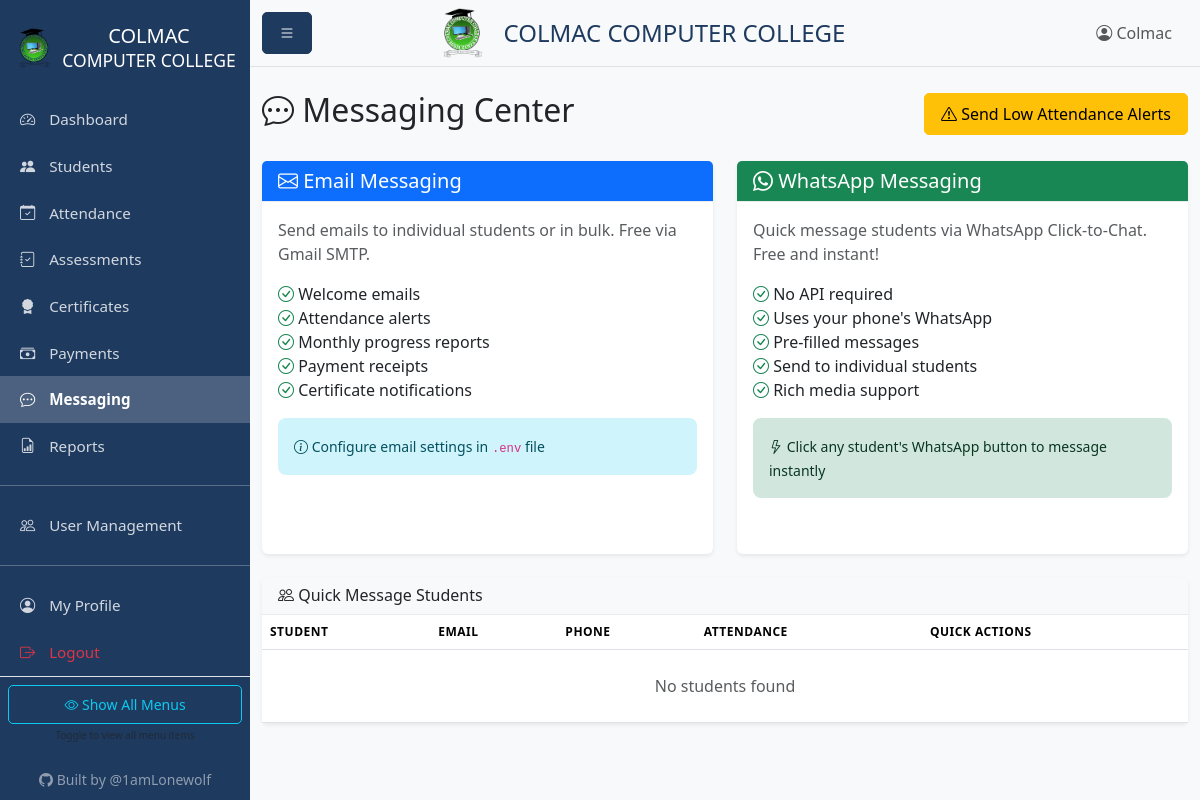
Before: /messaging (signed in) with the older database file.
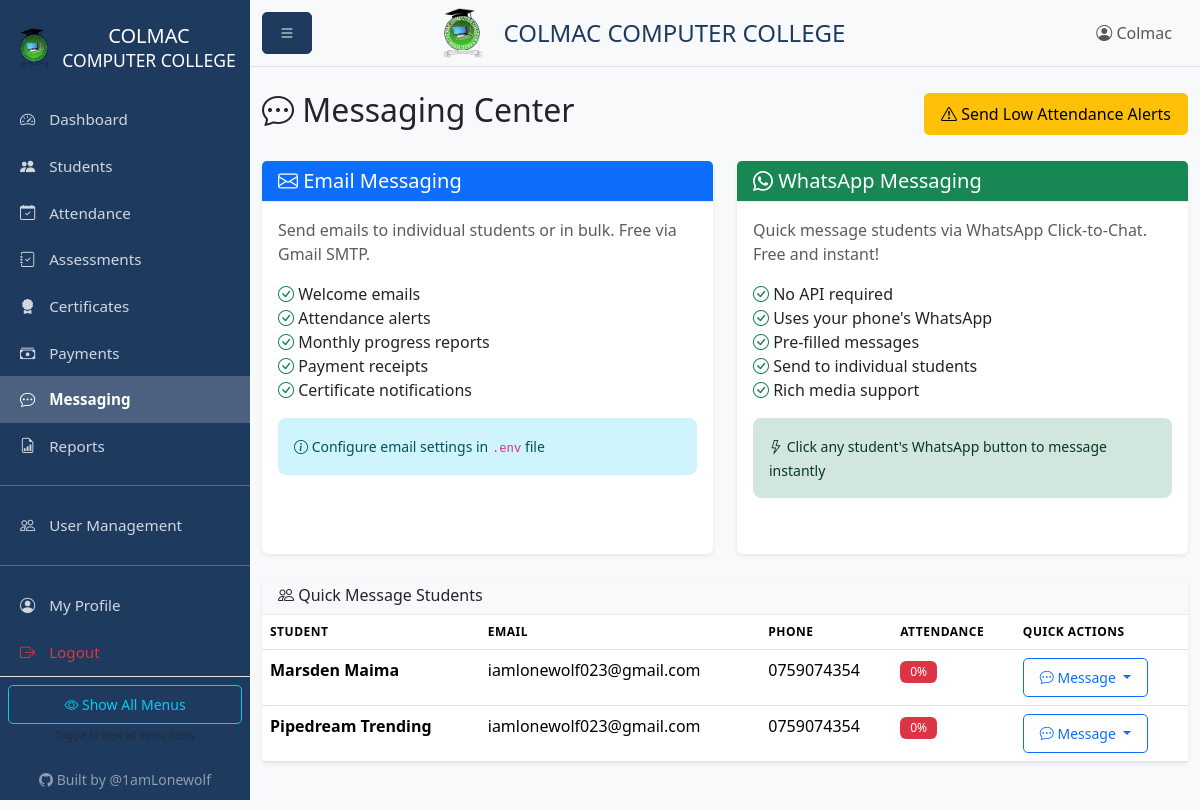
After: the same page with the newer database file.
### models.py (models this page shows, shortened)
class Student(db.Model):
    id = db.Column(db.Integer, primary_key=True)
    name = db.Column(db.String(100), nullable=False)
    phone = db.Column(db.String(20))
    email = db.Column(db.String(120))
    id_number = db.Column(db.String(50))  # National ID or student ID
    gender = db.Column(db.String(10))
    enrollment_date = db.Column(db.DateTime, default=datetime.utcnow)
    cohort = db.Column(db.String(50))  # e.g., "Jan-Mar 2026"
    status = db.Column(db.String(20), default='active')  # active, completed, dropped
    created_at = db.Column(db.DateTime, default=datetime.utcnow)
    updated_at = db.Column(db.DateTime, default=datetime.utcnow, onupdate=datetime.utcnow)
    attendances = db.relationship('Attendance', backref='student', lazy=True, cascade='all, delete-orphan')
    assessments = db.relationship('Assessment', backref='student', lazy=True, cascade='all, delete-orphan')
    certificates = db.relationship('Certificate', backref='student', lazy=True, cascade='all, delete-orphan')
    payments = db.relationship('Payment', backref='student', lazy=True, cascade='all, delete-orphan')
    @property
    def attendance_rate(self):
        if not self.attendances:
            return 0
        present = sum(1 for a in self.attendances if a.present)
        return round((present / len(self.attendances)) * 100, 1)

### blueprints/messaging.py (the view)
@messaging_bp.route('')
@login_required
def index():
    students = Student.query.all()
    return render_template('messaging/index.html', students=students)

### app.py (called while the page is built)
@app.context_processor
def inject_config():
    return {
        'COURSE_FEE': app.config['COURSE_FEE'],
        'COURSE_NAME': app.config['COURSE_NAME']
    }

### models.py (called while the page is built)
def init_login_manager(app):
    login_manager.init_app(app)
    login_manager.login_view = 'auth.login'
    @login_manager.user_loader
    def load_user(user_id):
        return User.query.get(int(user_id))

    @property
    def is_admin(self):
        return self.role == 'admin'

    @property
    def is_instructor(self):
        return self.role in ['admin', 'instructor']

    @property
    def is_receptionist(self):
        return self.role in ['admin', 'receptionist']

    def get_permissions(self):
        import json
        try:
            return json.loads(self.custom_permissions or '{}')
        except:
            return {}

    def has_permission(self, key):
        perms = self.get_permissions()
        return perms.get(key, False)

### templates/messaging/index.html (shortened to what the changed rows need)
{% extends "base.html" %}
{% block content %}
<div class="d-flex justify-content-between align-items-center mb-4">
    <h2><i class="bi bi-chat-dots"></i> Messaging Center</h2>
</div>
<div class="card">
    <div class="card-body p-0">
        <div class="table-responsive">
            <table class="table table-hover mb-0">
                <thead class="bg-light">
                    <tr>
                        <th>Student</th>
                        <th>Email</th>
                        <th>Phone</th>
                        <th>Attendance</th>
                        <th>Quick Actions</th>
                    </tr>
                </thead>
                <tbody>
                    {% for student in students %}
                    <tr>
                        <td><strong>{{ student.name }}</strong></td>
                        <td>{{ student.email or '-' }}</td>
                        <td>{{ student.phone or '-' }}</td>
                        <td>
                            {% if student.attendance_rate < 70 %}
                                <span class="badge bg-danger">{{ student.attendance_rate }}%</span>
                            {% elif student.attendance_rate < 85 %}
                                <span class="badge bg-warning">{{ student.attendance_rate }}%</span>
                            {% else %}
                                <span class="badge bg-success">{{ student.attendance_rate }}%</span>
                            {% endif %}
                        </td>
                        <td>
                            <div class="dropdown">
                                <button class="btn btn-sm btn-outline-primary dropdown-toggle" type="button"
                                        data-bs-toggle="dropdown" aria-expanded="false">
                                    <i class="bi bi-chat-dots"></i> Message
                                </button>
                            </div>
                        </td>
                    </tr>
                    {% else %}
                    <tr>
                        <td colspan="5" class="text-center text-muted py-4">
                            No students found
                        </td>
                    </tr>
                    {% endfor %}
                </tbody>
            </table>
        </div>
    </div>
</div>
{% endblock %}

Changed rows visible on the page:
added Student: name "Marsden Maima", email "iamlonewolf023@gmail.com", phone "0759074354", attendance_rate "0"
added Student: name "Pipedream Trending", email "iamlonewolf023@gmail.com", phone "0759074354", attendance_rate "0"
Other visible differences:
text no longer shown: "No students found"
